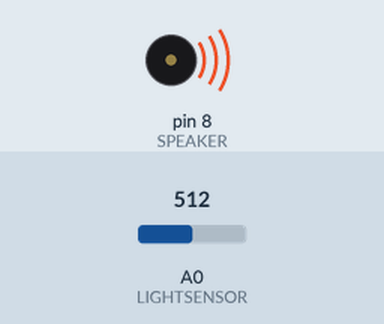
The sketch below on a simulated Arduino Uno, built with avr-gcc and run on an emulated ATmega328P. Parts: buzzer (waves = sounding). The test bench sets the inputs (shaded band); at power-on: A0 (LIGHTSENSOR) = 512.

Above: at 0.1 s.
Timing chart, 0 to 1.6 s (numbered marks = the images above):
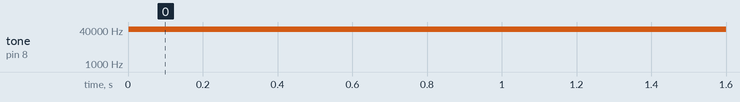

The sketch:

theremin.ino
```cpp
/* -*- Mode: C; tab-width: 4; indent-tabs-mode: nil; c-basic-offset: 4 -*- */
/*
 */

// what digital pin is the speaker on? (other speaker wire is Gnd.)
int SPEAKER = 8;

// Which digital pin is the light sensor on?
// (The other speaker wire should connect to Gnd.)
int LIGHTSENSOR = 0;

// Typical photocell values for daytime with window and 1k resistor:
// min 15, max 100.
#define MIN_SIGNAL   15  /* 100 */
#define MAX_SIGNAL  100  /* 1024 */

// What frequencies should we allow (in Hertz)?
// Typical human hearing is 20 Hz to 20,000 Hz,
// but our piezo buzzers can't reproduce such a wide range.
// 100 to 10k or so is usually okay.
#define MIN_FREQ    100
#define MAX_FREQ   8000

// How many samples should we read from the sensor each time?
// The sensor is noisy, so there will be a lot of spurious readings.
#define NUM_SAMPLES  15

// To monitor the output from the sensor (so you can calibrate MAX_SIGNAL
// and MIN_SIGNAL), uncomment SERIAL_DEBUG:
//#define SERIAL_DEBUG 1

void setup()
{
    pinMode(SPEAKER, OUTPUT);

#ifdef SERIAL_DEBUG
    Serial.begin(9600);
#endif
}

void loop()
{
    // Set the frequency according to the light value read off analog pin 0.

    // Average 5 reads
    int lightsensor = 0;
    for (int i=1; i < NUM_SAMPLES; ++i)
        lightsensor += analogRead(LIGHTSENSOR);
    lightsensor /= NUM_SAMPLES;

    unsigned int freq = map(lightsensor,
                            MIN_SIGNAL, MAX_SIGNAL,
                            MIN_FREQ, MAX_FREQ);

    tone(SPEAKER, freq);

#ifdef SERIAL_DEBUG
    Serial.print("Read ");
    Serial.print(lightsensor);
    Serial.print(" -> ");
    Serial.println(freq);
    delay(500);
#endif
}
```

Measured:
- by itself, tone on pin 8 (SPEAKER): silent → 43038 Hz at 0.00 s
